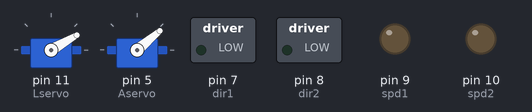
The sketch below on a simulated Arduino Uno, built with avr-gcc and run on an emulated ATmega328P. Shown: 2 × servo, switched loads named in the sketch (green lamp = pin HIGH), output pins drawn as LEDs (lit = HIGH). What the sketch prints to the serial monitor is not drawn.

Above: at 0.1 s.
At 1.5 s:
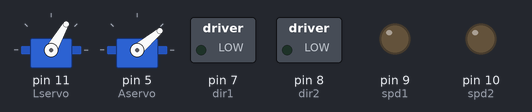
At 6.5 s:
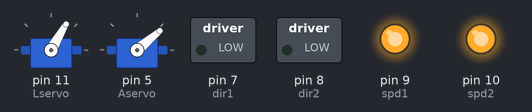
At 8.5 s:
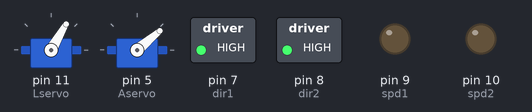
Timing chart, 0 to 10.0 s (numbered marks = the images above):
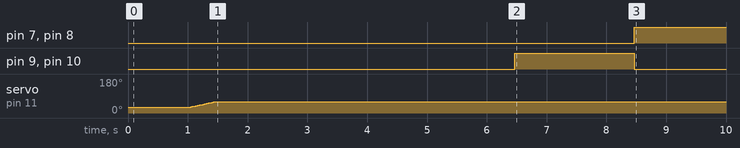

The sketch:

18th-draft-basic-ramp-code.ino
```cpp
#include <DRV8835MotorShield.h>
#include <Servo.h>

int dir1 = 7;
int dir2 = 8;

int spd1 = 9;
int spd2 = 10;

Servo Lservo;  // create servo object to control a servo
Servo Aservo;
int hi = 0;  // variable to store the servo position

void setup() {

  Serial.begin(9600);
  Lservo.attach(11);  // attaches the servo on pin 11 to the servo object
  Aservo.attach(5);
  Serial.println("Driving!");

  pinMode(dir1, OUTPUT);
  pinMode(dir2, OUTPUT);
  pinMode(spd1, OUTPUT);
  pinMode(spd2, OUTPUT);

  Lservo.write(30);
  Aservo.write(40);
  delay(1000);

  for (hi = 30; hi <= 60; hi += 1) {  // goes from 0 degrees to 180 degrees
    // in steps of 1 degree
    Lservo.write(hi);  // tell servo to go to position in variable 'pos'
    delay(15);         // waits 15ms for the servo to reach the position
  }

  delay(5000);

  digitalWrite(dir1, 0);
  digitalWrite(spd1, 1);
  digitalWrite(dir2, 0);
  digitalWrite(spd2, 1);
  delay(2000);
  digitalWrite(dir1, 1);
  digitalWrite(spd1, LOW);
  digitalWrite(dir2, 1);
  digitalWrite(spd2, LOW);
  delay(200000);
}

void loop() {}
```

Measured:
- by itself, pin 7 (dir1), pin 8 (dir2): LOW → HIGH at 8.5 s
- by itself, pin 9 (spd1), pin 10 (spd2): LOW → HIGH at 6.5 s, → LOW 2.0 s later
- by itself, servo on pin 11 (Lservo): moves from 30° to 60° over 0.45 s
